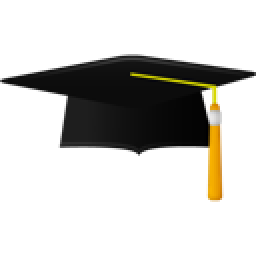
#> input picture images/passout1.png, 128 x 128 px, found by its file name (shown 2 times larger)
$ python 'img resizer.py'
#> lines starting #> are read from the running program, lines starting #| are printed output that depends on the picture
from PIL import ImageTk, Image

img=Image.open("C:\\Users\\KK JADAUN\\Desktop\\images png\\passout1.png")
#> img is the input picture: PIL image 128x128 RGBA; mean R, G, B, A 9.6, 8.2, 4.4, 60.2
size_image=(100,96)
img.thumbnail(size_image)
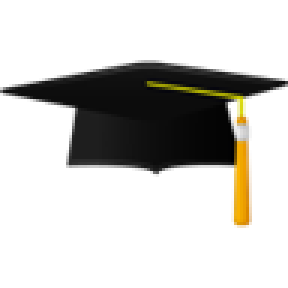
#> img: PIL image 96x96 RGBA (shown 3 times larger); mean R, G, B, A 10.3, 8.7, 4.5, 60.3; transparent parts drawn white
img.save('passout.png')
print("image resize done")


$ run again, with images/Home.png copied over images/passout1.png
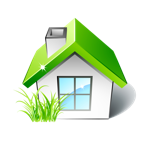
#> input picture images/Home.png, 150 x 144 px, found by its file name
#> img is the input picture: PIL image 150x144 RGBA; mean R, G, B, A 61.3, 77.8, 51.1, 94.2
#> `img.thumbnail(size_image)`:
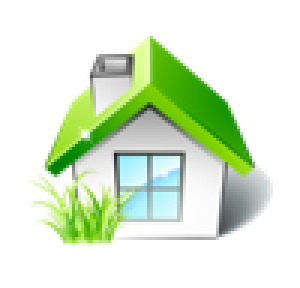
#> img: PIL image 100x96 RGBA (shown 3 times larger); mean R, G, B, A 62.9, 80, 51.9, 94.2; transparent parts drawn white
